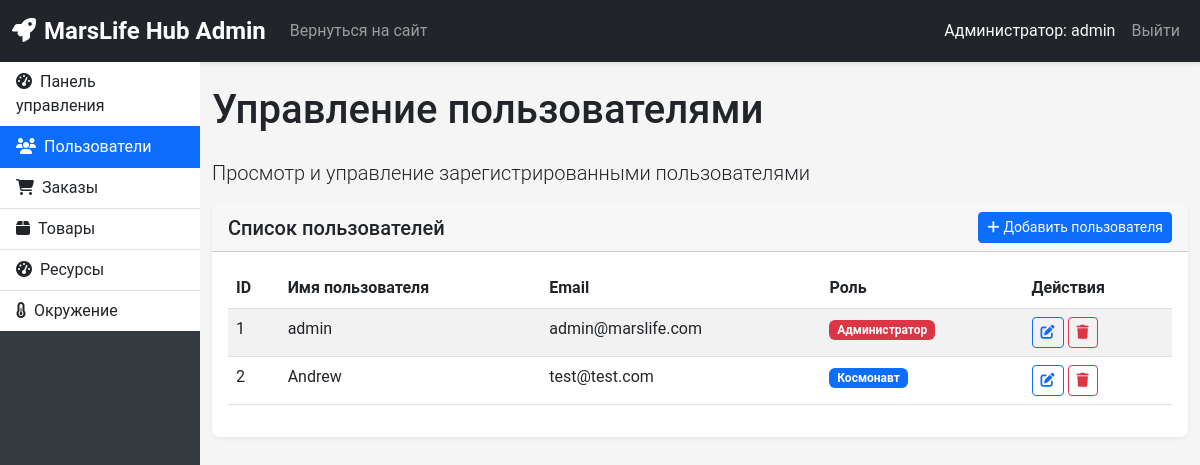
Before: /admin/users (signed in) with the older database file.
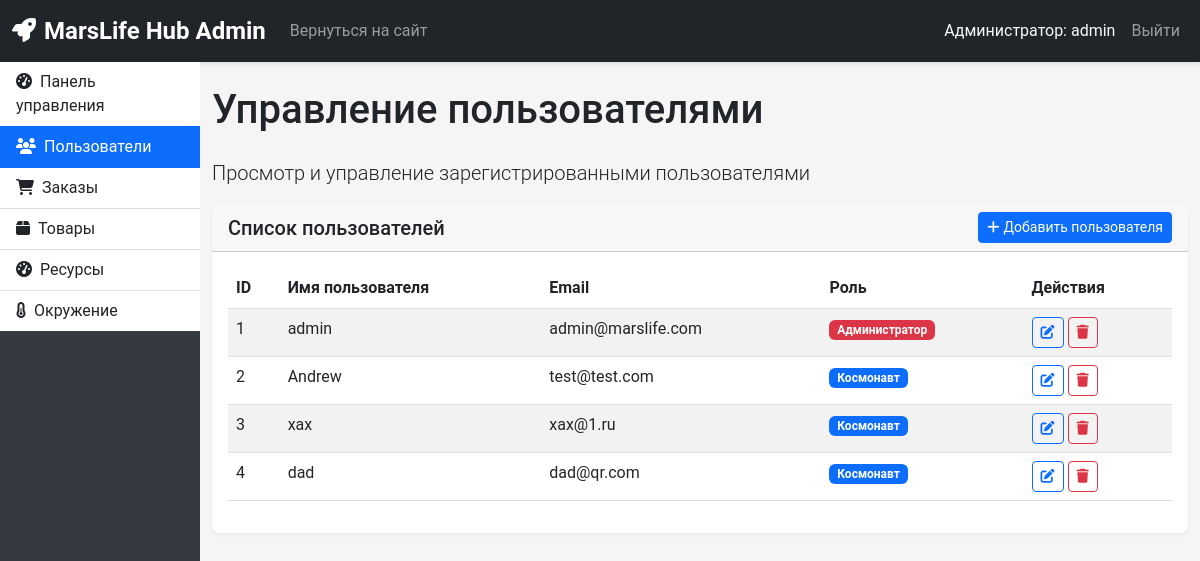
After: the same page with the newer database file.
### app_copy.py (models this page shows)
class User(db.Model):
    id = db.Column(db.Integer, primary_key=True)
    username = db.Column(db.String(80), unique=True, nullable=False)
    email = db.Column(db.String(120), unique=True, nullable=False)
    password = db.Column(db.String(20), nullable=False)
    role = db.Column(db.String(20), default='astronaut')

### app_copy.py (the view)
@app.route('/admin/users')
def admin_users():
    if 'user_id' not in session:
        return redirect(url_for('login'))
    user = User.query.get(session['user_id'])
    if not user or user.role != 'admin':
        flash('У вас нет доступа к админской панели', 'danger')
        return redirect(url_for('index'))
    users = User.query.all()
    return render_template('admin/users.html', users=users)

### templates/admin/users.html (shortened to what this page needs)
{% extends 'admin/base.html' %}
{% block content %}
<div class="row">
    <div class="col-12">
        <h1 class="mb-4">Управление пользователями</h1>
        <p class="lead">Просмотр и управление зарегистрированными пользователями</p>
    </div>
</div>
<div class="row">
    <div class="col-12">
        <div class="card">
            <div class="card-header d-flex justify-content-between align-items-center">
                <h5 class="mb-0">Список пользователей</h5>
                <button class="btn btn-primary btn-sm" data-bs-toggle="modal" data-bs-target="#addUserModal">
                    <i class="fas fa-plus me-1"></i>Добавить пользователя
                </button>
            </div>
            <div class="card-body">
                <div class="table-responsive">
                    <table class="table table-striped table-hover">
                        <thead>
                            <tr>
                                <th>ID</th>
                                <th>Имя пользователя</th>
                                <th>Email</th>
                                <th>Роль</th>
                                <th>Действия</th>
                            </tr>
                        </thead>
                        <tbody>
                            {% for user in users %}
                            <tr>
                                <td>{{ user.id }}</td>
                                <td>{{ user.username }}</td>
                                <td>{{ user.email }}</td>
                                <td>
                                    {% if user.role == 'admin' %}
                                    <span class="badge bg-danger">Администратор</span>
                                    {% else %}
                                    <span class="badge bg-primary">Космонавт</span>
                                    {% endif %}
                                </td>
                                <td>
                                    <button class="btn btn-sm btn-outline-primary" data-bs-toggle="modal" data-bs-target="#editUserModal{{ user.id }}">
                                        <i class="fas fa-edit"></i>
                                    </button>
                                    <button class="btn btn-sm btn-outline-danger" data-bs-toggle="modal" data-bs-target="#deleteUserModal{{ user.id }}">
                                        <i class="fas fa-trash"></i>
                                    </button>
                                </td>
                            </tr>
                            {% endfor %}
                        </tbody>
                    </table>
                </div>
            </div>
        </div>
    </div>
</div>
{% endblock %}

Changed rows visible on the page:
added User: id "3", username "xax", email "xax@1.ru", role "Космонавт"
added User: id "4", username "dad", email "dad@qr.com", role "Космонавт"
